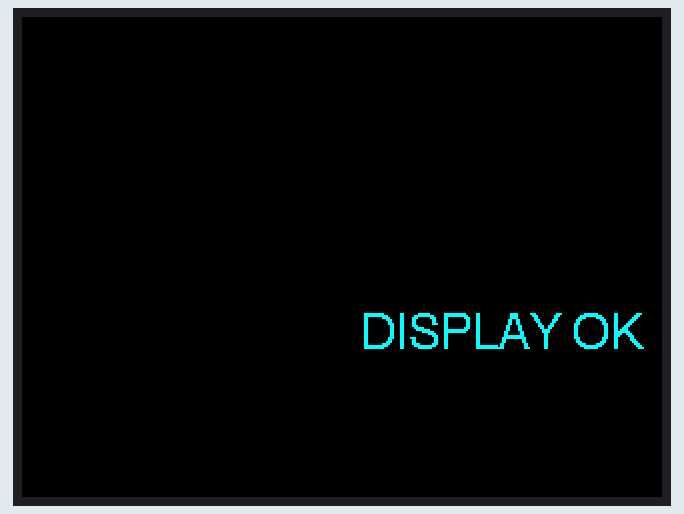
A sketch run on a simulated ESP32. On the bench: 320×240 colour display. What the sketch prints to the serial monitor is not drawn.

Above: at 5.6 s.

The sketch:

display_test.ino
```cpp
#include <TFT_eSPI.h>

TFT_eSPI tft = TFT_eSPI();

void setup() {
  Serial.begin(115200);
  delay(1000);

  Serial.println("Starting TFT test");

  tft.init();
  tft.setRotation(1);

  tft.fillScreen(TFT_RED);
  delay(1000);

  tft.fillScreen(TFT_GREEN);
  delay(1000);

  tft.fillScreen(TFT_BLUE);
  delay(1000);

  tft.fillScreen(TFT_WHITE);
  delay(1000);

  tft.fillScreen(TFT_BLACK);

  tft.setTextColor(TFT_CYAN, TFT_BLACK);
  tft.setTextDatum(MC_DATUM);
  tft.drawString("DISPLAY OK", 240, 160, 4);

  Serial.println("Finished");
}

void loop() {
}
```
